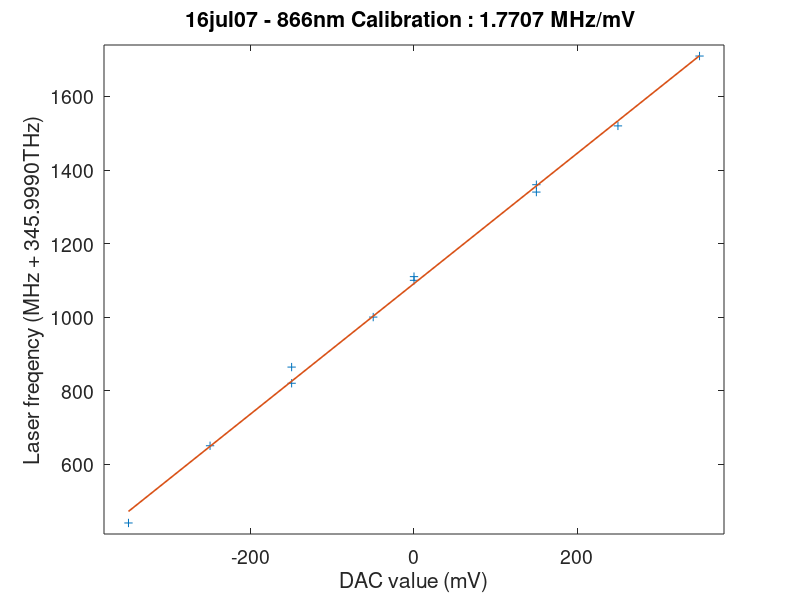

Source code (MATLAB):
function daccalibration866

dacscan = [150  1360;
           0    1110;
           -150 864;
           -250 650;
           -350 440;
           -50  1000;
           250  1520;
           350  1710;
           0    1100;
           -150 820;
           150  1340;];

dac = dacscan(:,1);
freq  = dacscan(:,2);

p = polyfit(dac,freq,1);
y = polyval(p,sort(dac));

figure(2)
disp(['Calibration : ' num2str(p(1)) ' MHz/mV ']);
plot(dac,freq,'+',sort(dac),y,'MarkerSize',8,'LineWidth',1.2)
xlabel('DAC value (mV)','FontSize',14)
ylabel('Laser freqency (MHz + 345.9990THz)','FontSize',14)
title(['16jul07 - 866nm Calibration : ' num2str(p(1)) ' MHz/mV '])
xlim([min(dac)-30 max(dac)+30])
ylim([min(freq)-30 max(freq)+30])
set(gca,'FontSize',14)
